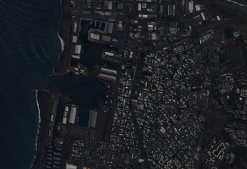
#> input picture paper2_implementation/images/img6.PNG, 247 x 169 px, found by its file name
$ python agc.py
#> lines starting #> are read from the running program, lines starting #| are printed output that depends on the picture
import cv2
import numpy as np
import math

img = cv2.imread('images/img6.png', 1)
#> img is the input picture: shape (169, 247, 3); mean B, G, R 36.8, 31.7, 28.7

M = img.shape[0]
#> M = 169
N = img.shape[1]
#> N = 247
pixels = M*N
#> pixels = 41743

def agc(a) :
    F = np.zeros(256)

    for i in np.arange(M) :
        for j in np.arange(N) :
            F[a[i][j]] += 1

    for i in np.arange(1, 256) :
        F[i] += F[i-1]

    F /= pixels

    maxv = 0
    for i in np.arange(M) :
        for j in np.arange(N) :
            maxv = max(maxv, a[i][j])

    new_values = np.zeros(256)
    for i in np.arange(256) :
        new_values[i] = math.floor(maxv * pow(i/maxv, 1 - F[i]))

    for i in np.arange(M) :
        for j in np.arange(N) :
            a[i][j] = new_values[a[i][j]]

    return a

for k in np.arange(3) :
    mat1 = np.zeros(shape = (M, N), dtype = int)
    for i in np.arange(M) :
        for j in np.arange(N) :
            mat1[i][j] = img[i][j][k]
    mat1 = agc(mat1)
    for i in np.arange(M) :
        for j in np.arange(N) :
            img[i][j][k] = mat1[i][j]
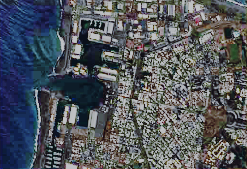
#> img: shape (169, 247, 3); mean B, G, R 93.1, 86.3, 81.5
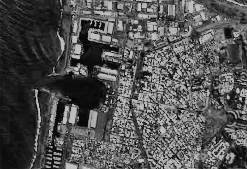
#> mat1: shape (169, 247) int64; min 2, max 192, mean 81.5

cv2.imwrite('images/img6_agc.png', img)

$ run again, with paper2_implementation/images/img1.PNG copied over paper2_implementation/images/img6.PNG
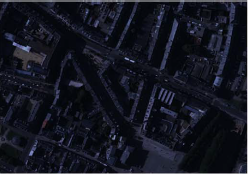
#> input picture paper2_implementation/images/img1.PNG, 248 x 174 px, found by its file name
#> img is the input picture: shape (174, 248, 3); mean B, G, R 32.8, 22.2, 20.2
#> after the loop `for k in np.arange(3) :`:
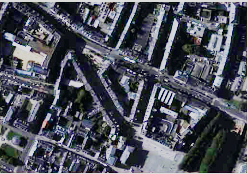
#> img: shape (174, 248, 3); mean B, G, R 91.1, 80.2, 77
#> after the loop `for k in np.arange(3) :`:
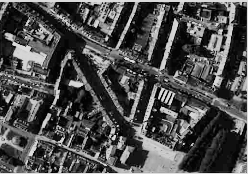
#> mat1: shape (174, 248) int64; min 0, max 222, mean 77

$ run again, with paper2_implementation/images/img2.PNG copied over paper2_implementation/images/img6.PNG
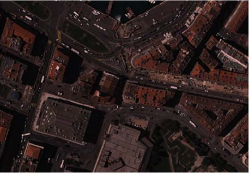
#> input picture paper2_implementation/images/img2.PNG, 250 x 174 px, found by its file name
#> img is the input picture: shape (174, 250, 3); mean B, G, R 32.1, 33.2, 45.9
#> after the loop `for k in np.arange(3) :`:
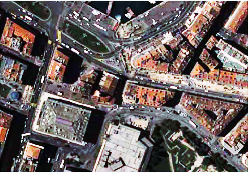
#> img: shape (174, 250, 3); mean B, G, R 99.8, 100.7, 111.8
#> after the loop `for k in np.arange(3) :`:
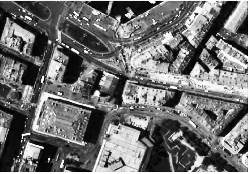
#> mat1: shape (174, 250) int64; min 0, max 255, mean 111.8

$ run again, with paper2_implementation/images/img3.PNG copied over paper2_implementation/images/img6.PNG
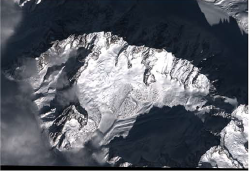
#> input picture paper2_implementation/images/img3.PNG, 250 x 171 px, found by its file name
#> img is the input picture: shape (171, 250, 3); mean B, G, R 101.3, 92.8, 89
#> after the loop `for k in np.arange(3) :`:
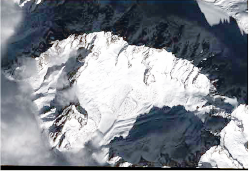
#> img: shape (171, 250, 3); mean B, G, R 143.3, 135.6, 130.8
#> after the loop `for k in np.arange(3) :`:
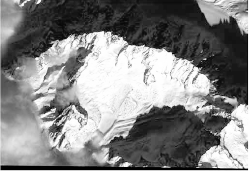
#> mat1: shape (171, 250) int64; min 0, max 255, mean 130.8
